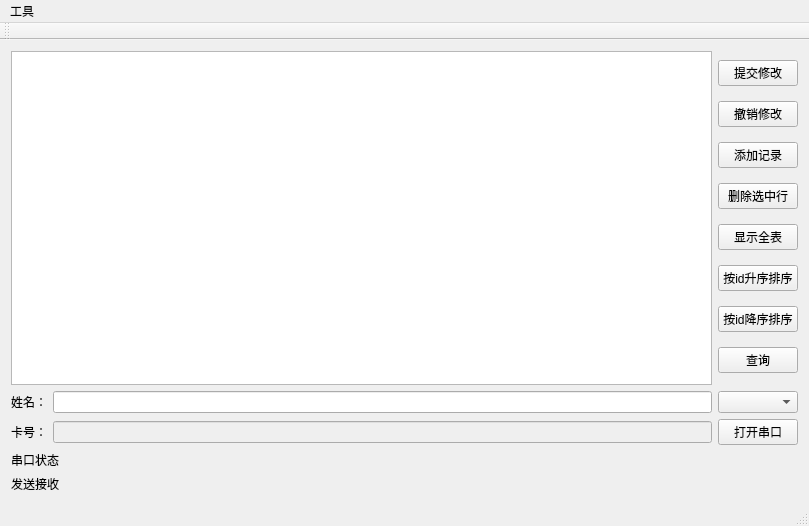
<?xml version="1.0" encoding="UTF-8"?>
<ui version="4.0">
 <class>MainWindow</class>
 <widget class="QMainWindow" name="MainWindow">
  <property name="geometry">
   <rect>
    <x>0</x>
    <y>0</y>
    <width>809</width>
    <height>526</height>
   </rect>
  </property>
  <property name="windowTitle">
   <string>录取卡号</string>
  </property>
  <widget class="QWidget" name="centralWidget">
   <layout class="QGridLayout" name="gridLayout">
    <item row="0" column="0">
     <widget class="QTableView" name="tableView"/>
    </item>
    <item row="0" column="1">
     <layout class="QVBoxLayout" name="verticalLayout">
      <item>
       <widget class="QPushButton" name="modify">
        <property name="text">
         <string>提交修改</string>
        </property>
       </widget>
      </item>
      <item>
       <widget class="QPushButton" name="modfyback">
        <property name="text">
         <string>撤销修改</string>
        </property>
       </widget>
      </item>
      <item>
       <widget class="QPushButton" name="insert">
        <property name="text">
         <string>添加记录</string>
        </property>
       </widget>
      </item>
      <item>
       <widget class="QPushButton" name="delete_2">
        <property name="text">
         <string>删除选中行</string>
        </property>
       </widget>
      </item>
      <item>
       <widget class="QPushButton" name="selectall">
        <property name="text">
         <string>显示全表</string>
        </property>
       </widget>
      </item>
      <item>
       <widget class="QPushButton" name="orderbyasc">
        <property name="text">
         <string>按id升序排序</string>
        </property>
       </widget>
      </item>
      <item>
       <widget class="QPushButton" name="orderbydesc">
        <property name="text">
         <string>按id降序排序</string>
        </property>
       </widget>
      </item>
      <item>
       <widget class="QPushButton" name="select">
        <property name="text">
         <string>查询</string>
        </property>
       </widget>
      </item>
     </layout>
    </item>
    <item row="1" column="0">
     <layout class="QHBoxLayout" name="horizontalLayout">
      <item>
       <widget class="QLabel" name="label">
        <property name="text">
         <string>姓名：</string>
        </property>
       </widget>
      </item>
      <item>
       <widget class="QLineEdit" name="lineEdit"/>
      </item>
     </layout>
    </item>
    <item row="1" column="1">
     <widget class="QComboBox" name="serialPortComboBox"/>
    </item>
    <item row="2" column="0">
     <layout class="QHBoxLayout" name="horizontalLayout_3">
      <item>
       <widget class="QLabel" name="label_2">
        <property name="text">
         <string>卡号：</string>
        </property>
       </widget>
      </item>
      <item>
       <widget class="QLineEdit" name="cardLabel">
        <property name="enabled">
         <bool>false</bool>
        </property>
       </widget>
      </item>
     </layout>
    </item>
    <item row="2" column="1">
     <widget class="QPushButton" name="runButton">
      <property name="text">
       <string>打开串口</string>
      </property>
     </widget>
    </item>
    <item row="3" column="0" colspan="2">
     <layout class="QVBoxLayout" name="verticalLayout_2">
      <item>
       <widget class="QLabel" name="statusLabel">
        <property name="text">
         <string>串口状态</string>
        </property>
       </widget>
      </item>
      <item>
       <widget class="QLabel" name="trafficLabel">
        <property name="text">
         <string>发送接收</string>
        </property>
       </widget>
      </item>
     </layout>
    </item>
   </layout>
  </widget>
  <widget class="QMenuBar" name="menuBar">
   <property name="geometry">
    <rect>
     <x>0</x>
     <y>0</y>
     <width>809</width>
     <height>23</height>
    </rect>
   </property>
   <widget class="QMenu" name="menu">
    <property name="title">
     <string>工具</string>
    </property>
    <addaction name="action_Analog"/>
    <addaction name="action_Send"/>
   </widget>
   <addaction name="menu"/>
  </widget>
  <widget class="QToolBar" name="mainToolBar">
   <attribute name="toolBarArea">
    <enum>TopToolBarArea</enum>
   </attribute>
   <attribute name="toolBarBreak">
    <bool>false</bool>
   </attribute>
  </widget>
  <widget class="QStatusBar" name="statusBar"/>
  <action name="action_Analog">
   <property name="text">
    <string>模拟串口</string>
   </property>
  </action>
  <action name="action_Send">
   <property name="text">
    <string>发送数据</string>
   </property>
  </action>
 </widget>
 <layoutdefault spacing="6" margin="11"/>
 <resources/>
 <connections/>
</ui>
